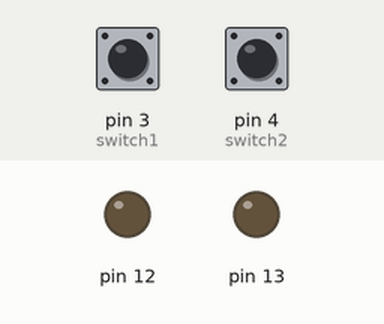
A sketch run on a simulated Arduino Uno, built with avr-gcc and run on an emulated ATmega328P. On the bench: output pins drawn as LEDs (lit = HIGH). Inputs (shaded band) come from the test bench; at power-on: pin 3 (switch1) LOW, pin 4 (switch2) LOW.

Above: at 1.2 s.
1.3 s: pin 3 (switch1) pulled HIGH for 0.15 s
At 1.41 s:
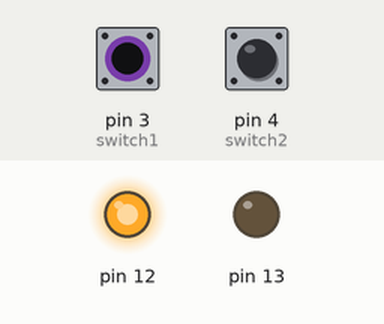
3.0 s: pin 4 (switch2) pulled HIGH for 0.15 s
At 4.3 s:
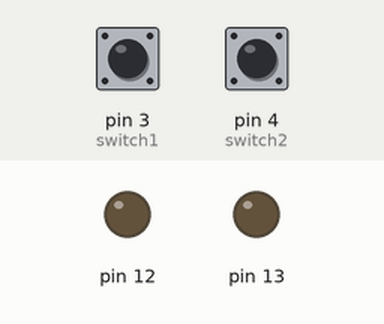
4.7 s: pin 4 (switch2) pulled HIGH for 1 s
At 5.5 s:
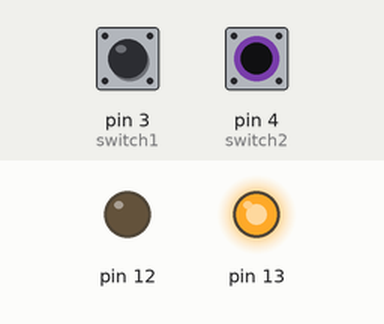
7.2 s: pin 3 (switch1) pulled HIGH for 1 s
At 9.4 s:
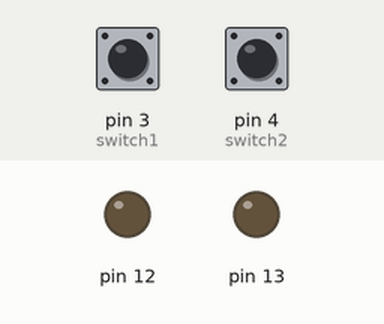
9.7 s: pin 3 (switch1) driven HIGH and pin 4 (switch2) driven HIGH
At 10.2 s:
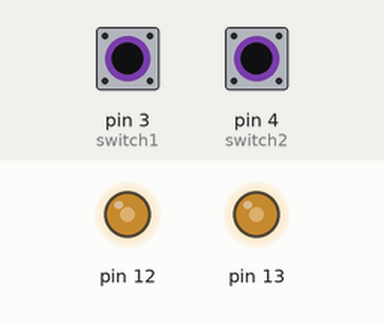
11.3 s: pin 4 (switch2) driven LOW
At 12.3 s:
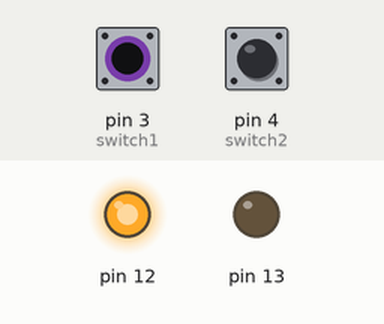
Timing chart, 0 to 13.8 s (numbered marks = the images above; inputs shaded):
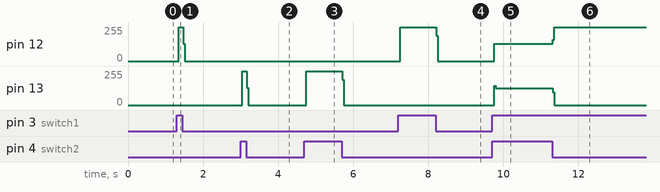

The sketch:

Realy_with_DC_motor.ino
```cpp
void setup() {
  pinMode(12, OUTPUT);
  pinMode(13, OUTPUT);

}

void loop() {

  int switch1 = 3;
int switch2 = 4;


int state1=digitalRead(switch1);
 int state2=digitalRead(switch2);

   if(state1 == HIGH){

digitalWrite(12, HIGH);

  delay(5);

  }
  digitalWrite(12, LOW);

    if(state2 == HIGH){
 digitalWrite(13, HIGH);

  delay(5);

  }
  digitalWrite(13, LOW);
}
```

Measured:
- after the input at 1.3 s, pin 12: 0/255 → 254/255 after 0.05 s, → 0/255 0.12 s later
- after the input at 3.0 s, pin 13: 0/255 → 254/255 after 0.05 s, → 0/255 0.12 s later
- after the input at 4.7 s, pin 13: 0/255 → 254/255 after 0.05 s, → 0/255 0.96 s later
- after the input at 7.2 s, pin 12: 0/255 → 254/255 after 0.05 s, → 0/255 0.96 s later
- after the input at 9.7 s, pin 12: 0/255 → 128/255 after 0.06 s; pin 13: 0/255 → 127/255 after 0.06 s
- after the input at 11.3 s, pin 12: 128/255 → 254/255 at once; pin 13: 127/255 → 0/255 at once
